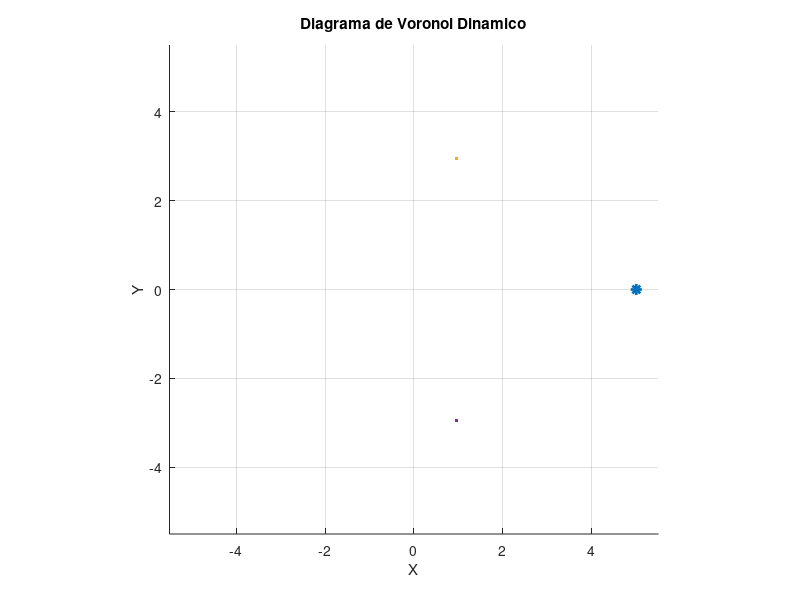

MATLAB code to generate this figure: (Note: this script raises an error after producing the figure.)

central_point = [0, 0];
padding = 0.5;

aux =                   input("Posición x del centro                   : ");
central_point(1) = aux;
aux =                   input("Posición y del centro                   : ");
central_point(1) = aux;

num_points = input("Número de puntos : ");

radii = [];
speeds = [];
angles = [];

for i=1 : num_points
    radii(i) =  input("Indica la distancia del centro           : ");
    speeds(i) = input("Indica la velocidad angular (°/frame)    : ");
end
angles = linspace(0, 2 * pi, num_points + 1);
angles(end) = [];

points_data = struct('radius', num2cell(radii), 'speed', num2cell(speeds), 'angle', num2cell(angles));

% Colores, incluye el punto central
colors = lines(num_points + 1);

% Espacio del universo (cuadrado)
min_x = -max(radii);
min_y = -max(radii);
max_x = max(radii);
max_y = max(radii);

% Espacio disponible (caja inicial que abarca todo el plano)
box = [min_x - padding, min_y - padding;
           max_x + padding, min_y - padding;
           max_x + padding, max_y + padding;
           min_x - padding, max_y + padding];

figure;
hold on;
axis equal;
axis([ min_x - padding max_x+padding min_y-padding max_y+padding]);
grid on;
title('Diagrama de Voronoi Dinamico');
xlabel('X');
ylabel('Y');

central_marker = plot(central_point(1), central_point(2), '*', 'MarkerSize', 8, 'LineWidth', 2);
points = arrayfun(@(i) plot(nan, nan, '.', 'MarkerSize', 8, 'Color', colors(i, :)), 1:num_points);

voronoi_handle = [];

num_frames = 360;

for frame = 1:num_frames
    x_positions = zeros(num_points + 1, 1);
    y_positions = zeros(num_points + 1, 1);
    x_positions(1) = central_point(1);
    y_positions(1) = central_point(2);

    for i = 1:num_points
        x = central_point(1) + points_data(i).radius * cos(points_data(i).angle);
        y = central_point(2) + points_data(i).radius * sin(points_data(i).angle);

        set(points(i), 'XData', x, 'YData', y);

        points_data(i).angle = points_data(i).angle + points_data(i).speed;

        x_positions(i + 1) = x;
        y_positions(i + 1) = y;
    end

    if ~isempty(voronoi_handle)
        delete(voronoi_handle);
    end
    voronoi_handle = voronoiDiagram(x_positions, y_positions, box); % Crea diagrama de Voronoi
    drawnow;
end
